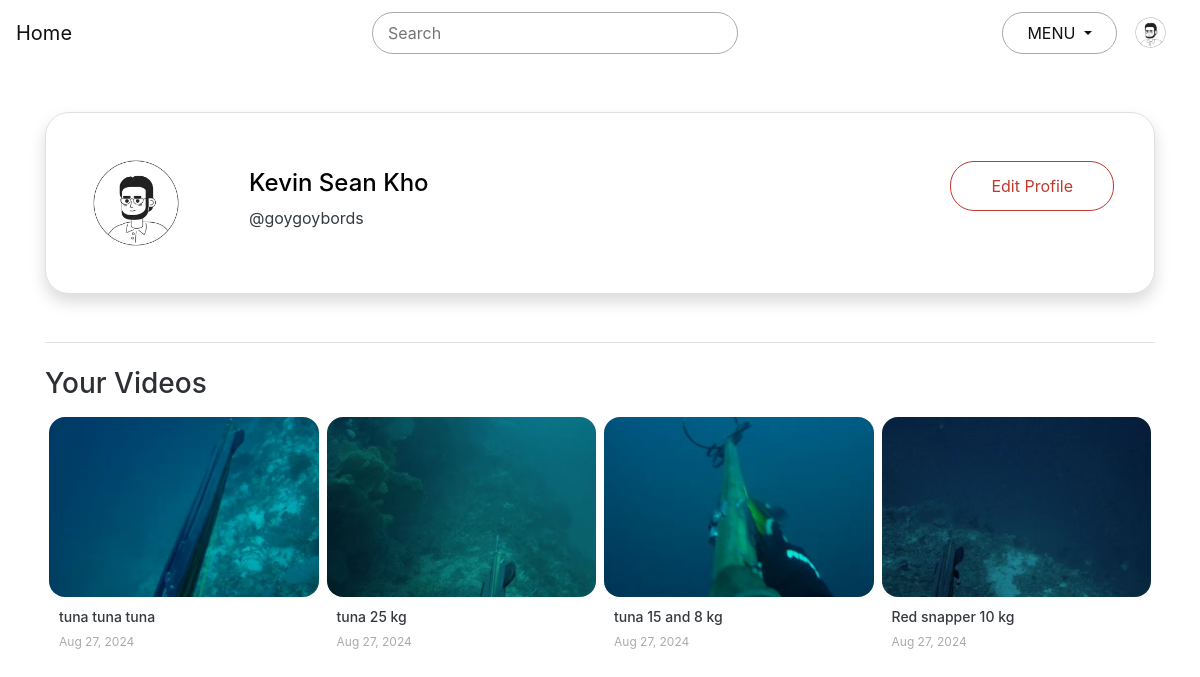
/account/profile/ (signed in), run on an earlier commit of the app's database.
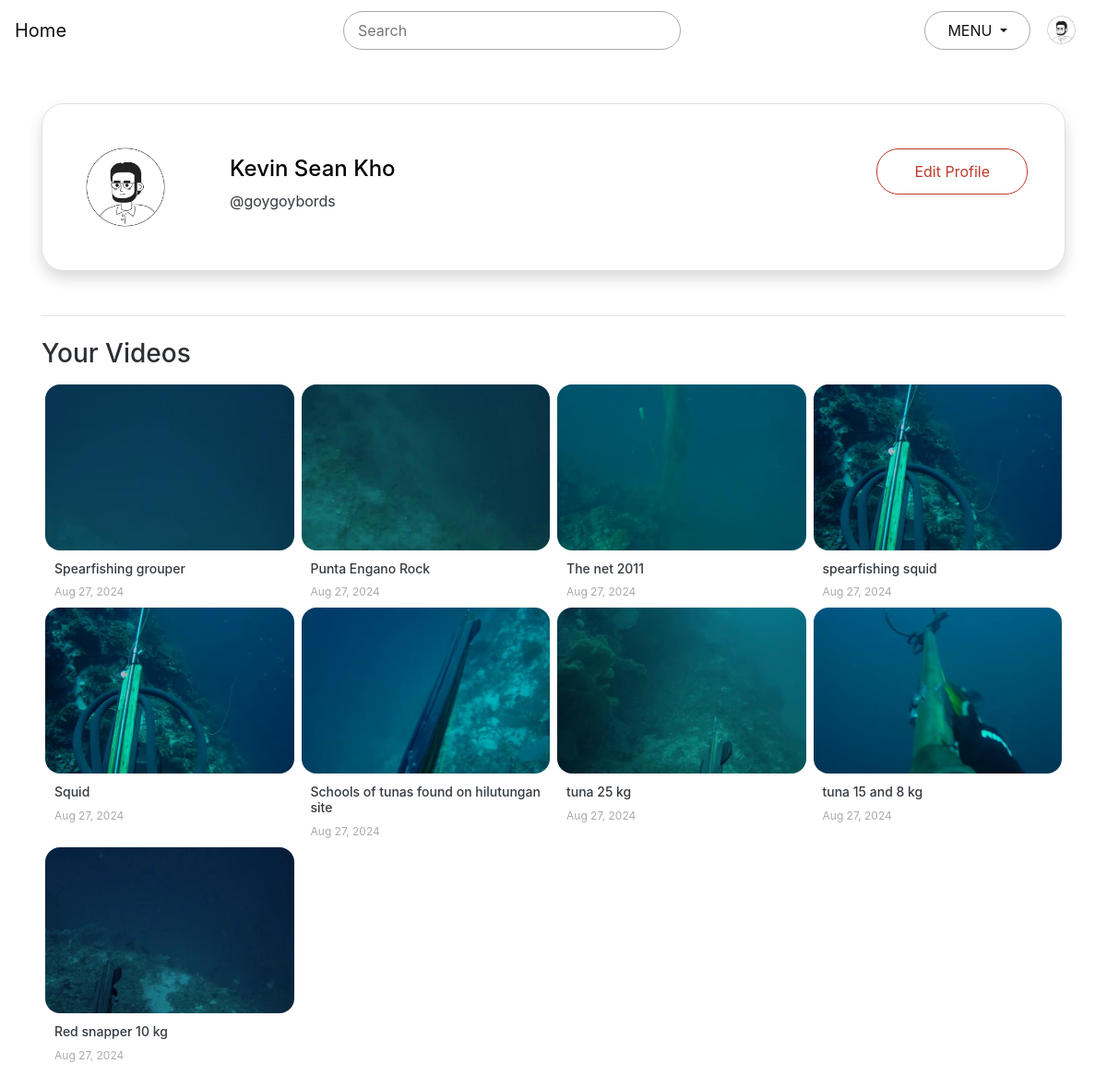
And on a later commit of the database.
### main/models.py (models this page shows, shortened)
class Video(models.Model):
    title       = models.CharField(max_length=100)
    description = models.TextField()
    video_file  = models.FileField(upload_to="uploads/videos",
                                validators = [FileExtensionValidator(allowed_extensions=video_extensions)])
    thumbnail   = models.FileField(upload_to="uploads/thumbnails",
                                validators = [FileExtensionValidator(allowed_extensions=thumb_extensions)])
    date_posted = models.DateTimeField(default=timezone.now)
    uploader    = models.ForeignKey(User, on_delete=models.CASCADE)

### account/views.py (the view)
# urls.py: path('profile/', views.view_profile, name='profile'),
@login_required(login_url='/account/', redirect_field_name='redirect_to')
def view_profile(request):
    profile = get_object_or_404(User, id=request.user.id)
    video = Video.objects.all().filter(uploader=request.user).order_by('-date_posted')
    context = {
        'profile': profile,
        'videos': video
    }
    return render(request, 'layouts/profile.html', context)

### templates/layouts/profile.html (shortened to what this page needs)
{% extends 'layouts/index.html' %}
{% block content %}
<div class="container">
    <div class="row justify-content-center mt-5">
        <div class="col-md-12">
            <div class="card align-items-center p-5 shadow" id = "profile_pic_container">
            <div class="d-flex w-100">
                <div class="pr-5">
                    <img class="rounded-circle" height="80px" width="80px" src="/media/uploads/profile_picture/eyeglass.jpg">
                </div>
                <div class="col pt-3">
                    <h4>{{ profile.first_name }} {{ profile.last_name }}</h4>
                    <p class="text-dark">@{{ profile.username }}</p>
                </div>
                <div>
                    <form class="pt-2">
                        <a class="btn btn-outline-primary" href="{% url 'edit_profile' user %}">Edit Profile</a>
                    </form>
                </div>
            </div>
        </div>
        </div>
    </div>
	<div class="mt-5 mb-4 border-bottom"></div>
    <h3>Your Videos</h3>
    <div class="row justify-content-start mt-3 mb-5 no-gutters">
        {% for video in videos %}
            <div class="col-md-3">
                <div class="card mx-1 border-0 text-dark">
                    <img src="{{ video.thumbnail.url }}" class="card-img-top" alt="thumbnail">
                    <div class="card-body">
                        <h5 class="card-title text-left">{{ video.title }}</h5>
                        <p class="card-text text-muted text-left">
                            <span>{{ video.date_posted | date:"M d, Y" }}</span>
                        </p>
                    </div>
                </div>
            </div>
        {% endfor %}
    </div>
</div>
{% endblock %}

What changed in the data, as far as the page shows it:
added Video: thumbnail (picture), title "Spearfishing grouper", date_posted "Aug 27, 2024"
added Video: thumbnail (picture), title "Punta Engano Rock", date_posted "Aug 27, 2024"
added Video: thumbnail (picture), title "The net 2011", date_posted "Aug 27, 2024"
added Video: thumbnail (picture), title "spearfishing squid", date_posted "Aug 27, 2024"
added Video: thumbnail (picture), title "Squid", date_posted "Aug 27, 2024"
changed Video: title "tuna tuna tuna" → "Schools of tunas found on hilutungan site"
